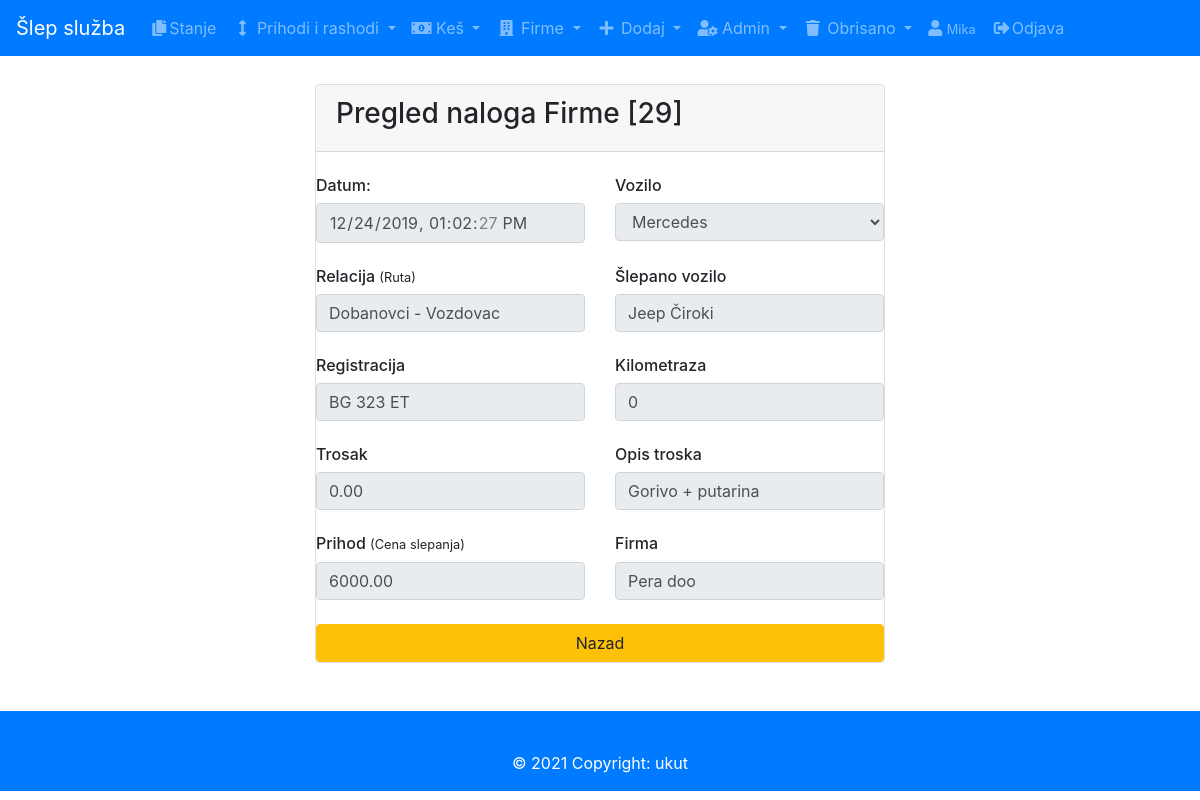
The page /previewf.php?id=29 (signed in) on the database its author committed.
### tables this page shows
CREATE TABLE `fnalog` (
  `idnalog` int(11) NOT NULL,
  `relacija` varchar(45) DEFAULT NULL,
  `registracija` varchar(45) DEFAULT NULL,
  `vozilo` varchar(45) DEFAULT NULL,
  `trosak` decimal(10,2) DEFAULT NULL,
  `opisTroska` varchar(45) DEFAULT NULL,
  `km` int(10) DEFAULT NULL,
  `slepVozilo` int(3) DEFAULT NULL,
  `prihod` decimal(10,2) DEFAULT NULL,
  `datum` datetime DEFAULT NULL,
  `idf` int(11) DEFAULT NULL,
  `kreirao` int(2) NOT NULL,
  `status` int(1) NOT NULL DEFAULT 0,
  `del` int(1) NOT NULL DEFAULT 0
);

CREATE TABLE `vozila` (
  `idvozila` int(11) NOT NULL,
  `ime` varchar(45) DEFAULT NULL,
  `status` int(1) DEFAULT NULL
);

CREATE TABLE `f_ime` (
  `idf_ime` int(11) NOT NULL,
  `fime` varchar(45) DEFAULT NULL,
  `status` int(1) DEFAULT NULL
);

### previewf.php (the view, shortened to what this page needs)
<?php
require 'header.php';
require 'db.php';
$id = $_GET['id'];
$preview = 'SELECT * FROM fnalog where idnalog=:id';
$statment = $connection->prepare($preview);
$statment->execute([':id' => $id]);
$nalog = $statment->fetch(PDO::FETCH_OBJ);
$firma_id = $nalog->idf;
$v = $nalog->slepVozilo;
$q = "select * from vozila where idvozila = :v";
$stat=$connection->prepare($q);
$stat->execute([':v' => $v]);
$sVozilo = $stat->fetch(PDO::FETCH_OBJ);
$qFirme = "select * from f_ime where idf_ime = :firma_id";
$sFirme=$connection->prepare($qFirme);
$sFirme->execute([':firma_id' => $firma_id]);
$imeFirme = $sFirme->fetch(PDO::FETCH_OBJ);
$i = $nalog->datum;
$vr_ulaska= date("Y-m-d\TH:i:s", strtotime($i));
?>
<div class="container col-md-6 text-justify">
<div class="card mt-1">
    <div class="card-header">
      <h3>Pregled naloga Firme [<?= $id;?>]</h3>
    </div>
      <form method="post" action="add.php">
                        <br>
                        <div class="row">
                               <div class="col-md-6">
                                <h6>Datum:</h6>
                                    <input readonly type="datetime-local" class="form-control"  value="<?= $vr_ulaska?>">
                                </div>
                                <div class="col-md-6">
                                <h6>Vozilo</h6>
                                    <select class="form-control" readonly>
                                      <option value="<?= $sVozilo->idvozila;?>">
                                        <?= $sVozilo->ime;?>
                                      </option>
                                    </select>
                                </div>
                        </div>
                        <br>
                          <div class="row">
                                 <div class="col-md-6">
                                <h6>Relacija <small>(Ruta)</small></h6>
                                    <input type="text" class="form-control input-lg" readonly value="<?=$nalog->relacija?>">
                            </div>
                                 <div class="col-md-6">
                                <h6>Šlepano vozilo</h6>
                                    <input type="text" class="form-control input-lg" readonly value="<?=$nalog->vozilo?>">
                            </div>
                        </div>
                        <br>
                          <div class="row">
                               <div class="col-md-6">
                                <h6>Registracija</h6>
                                    <input type="text" class="form-control input-lg" readonly value="<?=$nalog->registracija?>">
                            </div>
                               <div class="col-md-6">
                                <h6>Kilometraza</h6>
                                    <input type="text" class="form-control" readonly value="<?=$nalog->km?>">
                                </div>
                        </div>
                        <br>
                          <div class="row">
                               <div class="col-md-6">
                                <h6>Trosak</h6>
                                    <input type="text" class="form-control" required  readonly value="<?=$nalog->trosak?>" >
                                </div>
                           <div class="col-md-6">
                                <h6>Opis troska</h6>
                                    <input type="text" class="form-control input-lg" readonly value="<?=$nalog->opisTroska?>">
                            </div>
                        </div>
                        <br>
                         <div class="row">
                               <div class="col-md-6">
                                <h6>Prihod <small>(Cena slepanja)</small></h6>
                                    <input type="text" class="form-control" readonly value="<?=$nalog->prihod?>" >
                                </div>
                                 <div class="col-md-6">
                                <h6>Firma</h6>
                                    <input type="text" class="form-control input-lg" readonly value="<?=$imeFirme->fime?>">
                            </div>
                        </div><br>
                    </form>
                    <?php
  $url = htmlspecialchars($_SERVER['HTTP_REFERER']);
  echo "<a class='btn btn-warning' href='$url'>Nazad</a>";
?>
    </div>
  </div>
<?php require 'footer.php'; ?>

### rows shown on the page
fnalog: datum "12/24/2019 13:02:27", relacija "Dobanovci - Vozdovac", vozilo "Jeep Čiroki", registracija "BG 323 ET", km "0", trosak "0.00", opisTroska "Gorivo + putarina", prihod "6000.00"
vozila: ime "Mercedes"
f_ime: fime "Pera doo"

### other values the page prints
$_SESSION['name'] "Mika"
$id "29"
